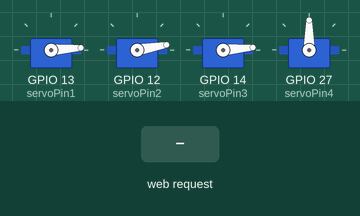
Recording of a sketch running on a simulated ESP32. On the bench: 4 × servo. The test bench sets the inputs (shaded band). WiFi joins after 1.5 s; servers stay silent unless stated; what the sketch prints to the serial monitor is not drawn.

Above: at 0.1 s.
At 0.7 s:
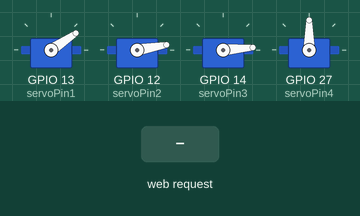
At 11.9 s:
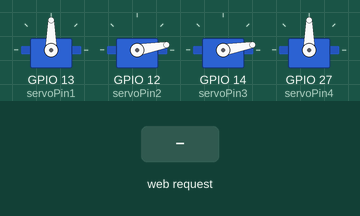
12.0 s: HTTP request GET /?value= received
13.5 s: HTTP request GET /s1 received
Timing chart, 0 to 16.5 s (numbered marks = the images above; inputs shaded):
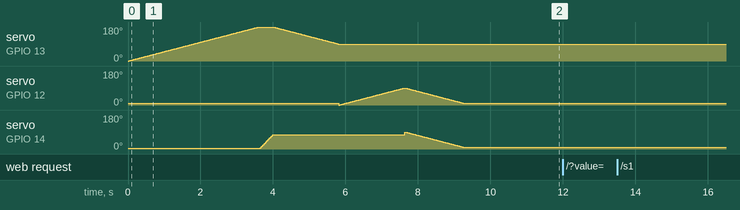

Measured:
- after the input at 12.0 s, every drawn part: stays the same
- after the input at 13.5 s, every drawn part: stays the same

The sketch:

arm.ino
```cpp
/*********
  Rui Santos
  Complete project details at http://randomnerdtutorials.com
*********/

#include <WiFi.h>
#include <Servo.h>
int pos = 0;
Servo myservo1;
Servo myservo2;
Servo myservo3;
Servo myservo4;// create servo object to control a servo
// twelve servo objects can be created on most boards

// GPIO the servo is attached to
static const int servoPin1 = 13;
static const int servoPin2 = 12;
static const int servoPin3 = 14;
static const int servoPin4 = 27;

// Replace with your network credentials
const char* ssid     = "AndroidAP73B9";
const char* password = "hello123456";

// Set web server port number to 80
WiFiServer server(80);


// Variable to store the HTTP request
String header;

// Decode HTTP GET value
String valueString1 = String(90);
String valueString2 = String(0);
String valueString3 = String(5);
String valueString4 = String(0);
String valueStringse = String(0);
int pos1 = 0;
int pos2 = 0;
int pos3 = 0;


// Current time
unsigned long currentTime = millis();
// Previous time
unsigned long previousTime = 0;
// Define timeout time in milliseconds (example: 2000ms = 2s)
const long timeoutTime = 1000;
void setup() {
  Serial.begin(115200);

  myservo1.attach(servoPin1); // attaches the servo on the servoPin to the servo object
  myservo2.attach(servoPin2);
  myservo3.attach(servoPin3);
  myservo4.attach(servoPin4);


  myservo1.write(90);
  myservo2.write(10);
  myservo3.write(5);

  for(int i = 0; i <= 180; i +=1){
    myservo1.write(i);
    delay(20);
  }
  for(int i = 0; i <= 75; i +=1){
    myservo3.write(i);
    delay(5);
  }
  for(int i = 180; i >= 90; i -=1){
    myservo1.write(i);
    delay(20);

  }
  for(int i = 0; i <= 90; i +=1){
    myservo2.write(i);
    delay(20);

  }
  for(int i = 90; i >= 10; i -=1){
    myservo2.write(i);
    myservo3.write(i);
    delay(20);
  }

  // Connect to Wi-Fi network w ith SSID and password
  Serial.print("Connecting to ");
  Serial.println(ssid);
  WiFi.begin(ssid, password);
  while (WiFi.status() != WL_CONNECTED) {
    delay(500);
    Serial.print(".");
  }
  // Print local IP address and start web server
  Serial.println("");
  Serial.println("WiFi connected.");
  Serial.println("IP address: ");
  Serial.println(WiFi.localIP());
  server.begin();
}

void loop() {
  WiFiClient client = server.available();   // Listen for incoming clients
  if (client) {                             // If a new client connects,
    currentTime = millis();
    previousTime = currentTime;
    Serial.println("New Client.");          // print a message out in the serial port
    String currentLine = "";                // make a String to hold incoming data from the client
    while (client.connected() && currentTime - previousTime <= timeoutTime) { // loop while the client's connected
      currentTime = millis();
      if (client.available()) {             // if there's bytes to read from the client,
        char c = client.read();             // read a byte, then
        Serial.write(c);                    // print it out the serial monitor
        header += c;
        if (c == '\n') {                    // if the byte is a newline character
          // if the current line is blank, you got two newline characters in a row.
          // that's the end of the client HTTP request, so send a response:
          if (currentLine.length() == 0) {
            // HTTP headers always start with a response code (e.g. HTTP/1.1 200 OK)
            // and a content-type so the client knows what's coming, then a blank line:
            client.println("HTTP/1.1 200 OK");
            client.println("Content-type:text/html");
            client.println("Connection: close");
            client.println();

            // Display the HTML web page
            client.println("<!DOCTYPE html><html>");
            client.println("<head><meta name=\"viewport\" content=\"width=device-width, initial-scale=1\">");
            client.println("<link rel=\"icon\" href=\"data:,\">");
            // CSS to style the on/off buttons
            // Feel free to change the background-color and font-size attributes to fit your preferences
            client.println("<style>body { text-align: center; font-family: \"Trebuchet MS\", Arial; margin-left:auto; margin-right:auto; background-image: url(\"https://e1.pxfuel.com/desktop-wallpaper/68/228/desktop-wallpaper-neon-light-ring-huawei-mediapad-stock-sci-neon-iphone-12-pro-max-thumbnail.jpg\"); background-repeat: no-repeat; background-position: center; background-size: cover;}");
            client.println(".slider1 { width: 500px; }");
            client.println(".slider2 { width: 500px; }");
            client.println(".slider3 { width: 500px; }");
            client.println(".slider4 { width: 500px; }</style>");
            client.println("<script src=\"https://ajax.googleapis.com/ajax/libs/jquery/3.3.1/jquery.min.js\"></script>");

            // Web Page
            client.println("</head><body><h1>Arm Mechanism control by prathamesh</h1>");
            client.println("<p>Left Right Position: <span id=\"servoPos1\"></span></p>");
            client.println("<input type=\"range\" min=\"0\" max=\"180\" class=\"slider1\" id=\"servoSlider1\" onchange=\"servo1(this.value)\" value=\"" + valueString1 + "\"/>");

            client.println("<p>Extend Position: <span id=\"servoPos2\"></span></p>");
            client.println("<input type=\"range\" min=\"0\" max=\"100\" class=\"slider2\" id=\"servoSlider2\" onchange=\"servo2(this.value)\" value=\"" + valueString2 + "\"/>");

            client.println("<p>Left Right Position: <span id=\"servoPos3\"></span></p>");
            client.println("<input type=\"range\" min=\"0\" max=\"180\" class=\"slider3\" id=\"servoSlider3\" onchange=\"servo3(this.value)\" value=\"" + valueString3 + "\"/>");

            client.println("<p>Claw Position: <span id=\"servoPos4\"></span></p>");
            client.println("<input type=\"range\" min=\"0\" max=\"45\" class=\"slider4\" id=\"servoSlider4\" onchange=\"servo4(this.value)\" value=\"" + valueString4 + "\"/>");

            client.println("<p><button type=\"button\" onclick=\"resbu('0')\" id=\"resetbut\" />RESET</p>");

            client.println("<script>var slider1 = document.getElementById(\"servoSlider1\");");
            client.println("var servoP1 = document.getElementById(\"servoPos1\"); servoP1.innerHTML = slider1.value;");
            client.println("slider1.oninput = function() { slider1.value = this.value; servoP1.innerHTML = this.value; }");
            client.println("$.ajaxSetup({timeout:500}); function servo1(pos) { ");
            client.println("$.get(\"/?value=s1$\" + pos + \"&\"); {Connection: close};}");


            client.println("var slider2 = document.getElementById(\"servoSlider2\");");
            client.println("var servoP2 = document.getElementById(\"servoPos2\"); servoP2.innerHTML = slider2.value;");
            client.println("slider2.oninput = function() { slider2.value = this.value; servoP2.innerHTML = this.value; }");
            client.println("$.ajaxSetup({timeout:500}); function servo2(pos) { ");
            client.println("$.get(\"/?value=s2$\" + pos + \"&\"); {Connection: close};}");

            client.println("var slider3 = document.getElementById(\"servoSlider3\");");
            client.println("var servoP3 = document.getElementById(\"servoPos3\"); servoP3.innerHTML = slider3.value;");
            client.println("slider3.oninput = function() { slider3.value = this.value; servoP3.innerHTML = this.value; }");
            client.println("$.ajaxSetup({timeout:500}); function servo3(pos) { ");
            client.println("$.get(\"/?value=s3$\" + pos + \"&\"); {Connection: close};}");

            client.println("var slider4 = document.getElementById(\"servoSlider4\");");
            client.println("var servoP4 = document.getElementById(\"servoPos4\"); servoP4.innerHTML = slider4.value;");
            client.println("slider4.oninput = function() { slider4.value = this.value; servoP4.innerHTML = this.value; }");
            client.println("$.ajaxSetup({timeout:500}); function servo4(pos) { ");
            client.println("$.get(\"/?value=s4$\" + pos + \"&\"); {Connection: close};}");

            client.println("$.ajaxSetup({ timeout: 500 }); function resbu(pos) {");
            client.println("$.get(\"/?value=s5$\" + pos + \"&\"); slider3.value = 0; slider1.value = 90; slider2.value = 9; slider4.value = 0; servoP1.innerHTML = 90; servoP2.innerHTML = 10; servoP3.innerHTML = 0; servoP4.innerHTML = 0; {Connection: close};}</script>");
            client.println("</body></html>");

            //GET /?value=180& HTTP/1.1
            if (header.indexOf("GET /?value=") >= 0) {
              pos1 = header.indexOf('=');
              pos2 = header.indexOf('$');
              pos3 = header.indexOf('&');
              valueStringse = header.substring(pos1 + 1, pos2);


              if (valueStringse == "s1") {
                valueString1 = header.substring(pos2 + 1, pos3);


                int current = myservo1.read();

                if (valueString1.toInt() > current) {
                  for (int i = current ; i <= valueString1.toInt(); i += 1) {
                    delay(30);
                    myservo1.write(i);
                  }
                } else {
                  for (int i = current; i >= valueString1.toInt(); i -= 1) {
                    delay(30);
                    myservo1.write(i);
                  }
                }

              }
              //Rotate the servo
              if (valueStringse == "s2") {
                valueString2 = header.substring(pos2 + 1, pos3);


                int current = myservo2.read();

                if (valueString2.toInt() > current) {
                  for (int i = current ; i <= valueString2.toInt(); i += 1) {
                    delay(40);
                    myservo2.write(i);
                  }
                } else {
                  for (int i = current; i >= valueString2.toInt(); i -= 1) {
                    delay(40);
                    myservo2.write(i);
                  }
                }
              }
              if (valueStringse == "s3") {
                valueString3 = header.substring(pos2 + 1, pos3);


                int current = myservo3.read();

                if (valueString3.toInt() > current) {
                  for (int i = current ; i <= valueString3.toInt(); i += 1) {
                    delay(40);
                    myservo3.write(i);
                  }
                } else {
                  for (int i = current; i >= valueString3.toInt(); i -= 1) {
                    delay(40);
                    myservo3.write(i);
                  }
                }
              }
              if (valueStringse == "s4") {
                valueString4 = header.substring(pos2 + 1, pos3);
                myservo4.write(valueString4.toInt());
              }

              if (valueStringse == "s5") {
                myservo1.write(90);
                myservo2.write(10);
                myservo3.write(10);
                myservo4.write(pos);
                valueString4 = pos;
                valueString3 = 10;
                valueString2 = 10;
                valueString1 = 90;

              }
              Serial.println(valueStringse);
            }
            // The HTTP response ends with another blank line
            client.println();
            // Break out of the while loop
            break;
          } else { // if you got a newline, then clear currentLine
            currentLine = "";
          }
        } else if (c != '\r') {  // if you got anything else but a carriage return character,
          currentLine += c;      // add it to the end of the currentLine
        }
      }
    }
    // Clear the header variable
    header = "";
    // Close the connection
    client.stop();
    Serial.println("Client disconnected.");
    Serial.println("");
  }
}
```
